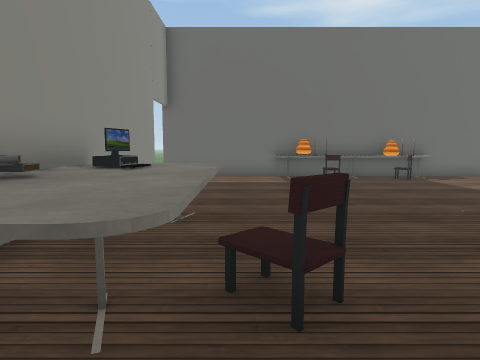
view 1 (above)

16 first-person views from a walk through a scene from a Unity 3-D project. The camera is 1.2 m above the floor, tilts 6° down and sees 75° across. The floor is counted in squares, 1 m on a side. Each view is taken from the middle of a square. On the plan, view 1 faces up. The plan holds only what a view shows up to about 13 squares ahead; the rest is blank. The place goes on beyond the plan. Some surface patterns are stand-ins.

view 2
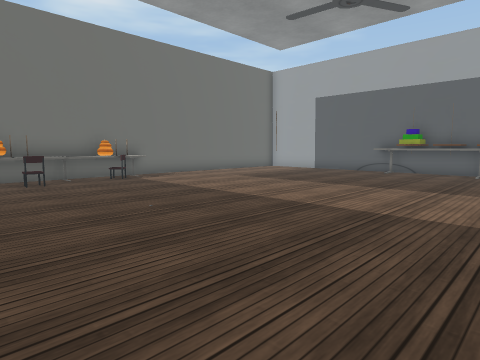

view 3
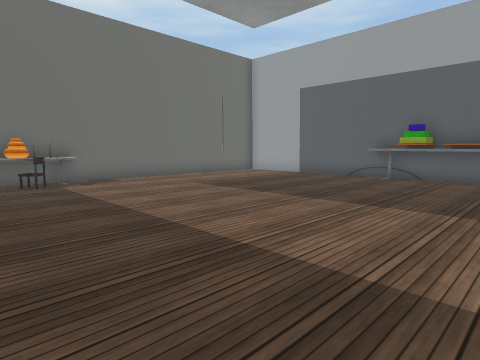

view 4
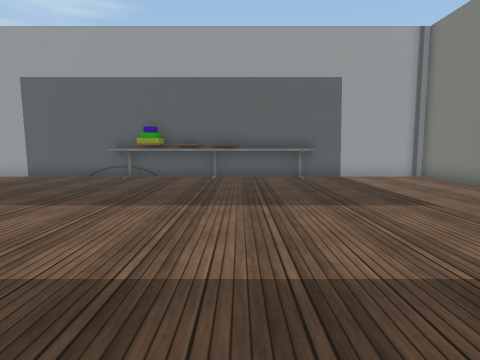

view 5
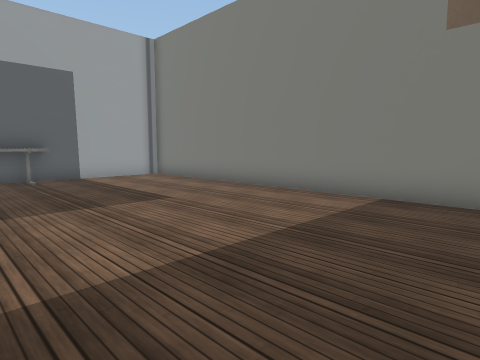

view 6
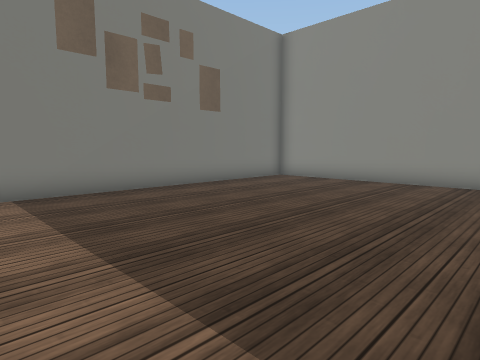

view 7
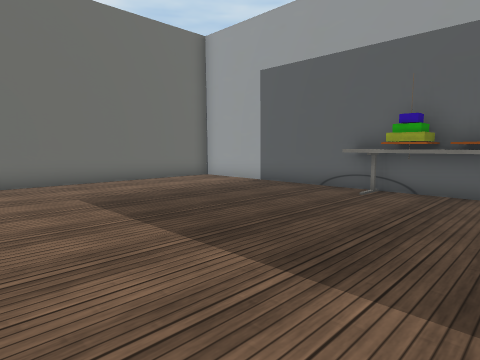

view 8
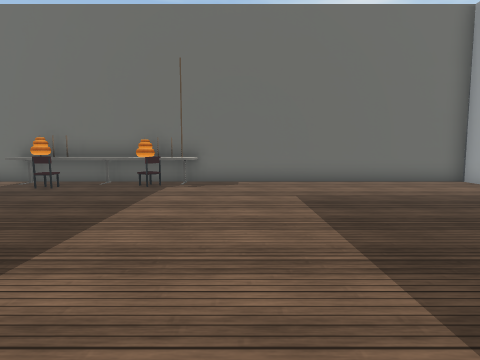

view 9
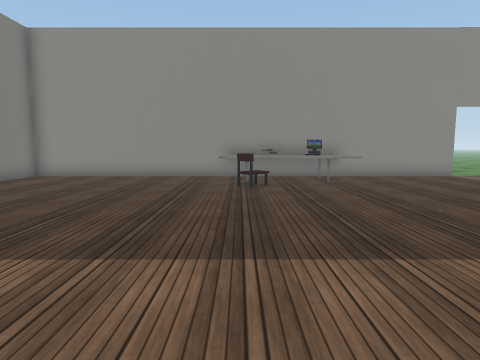

view 10
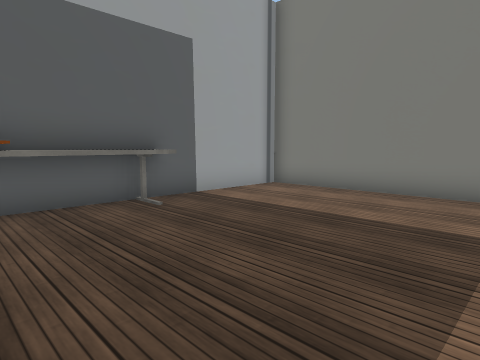

view 11
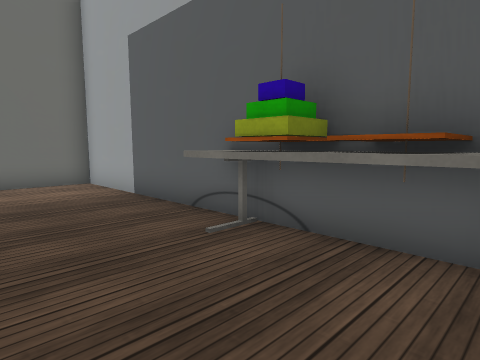

view 12
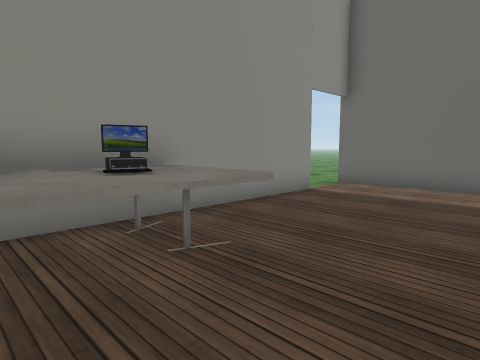

view 13
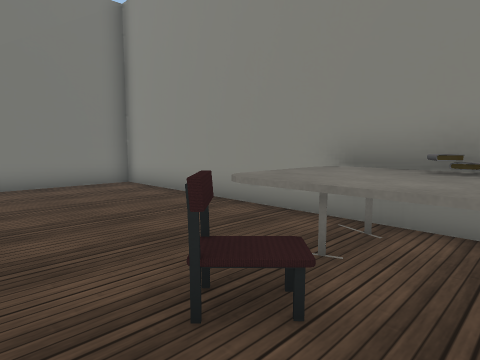

view 14
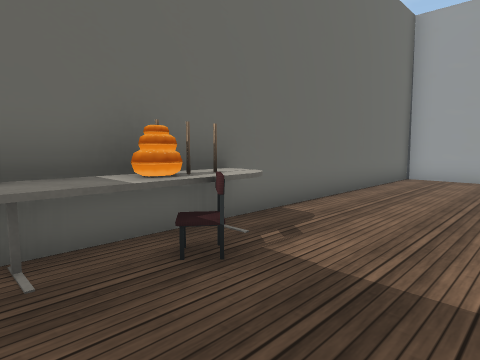

view 15
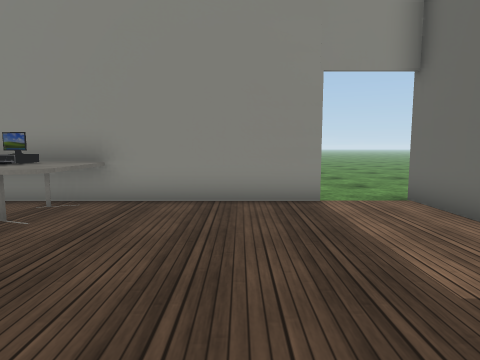

view 16
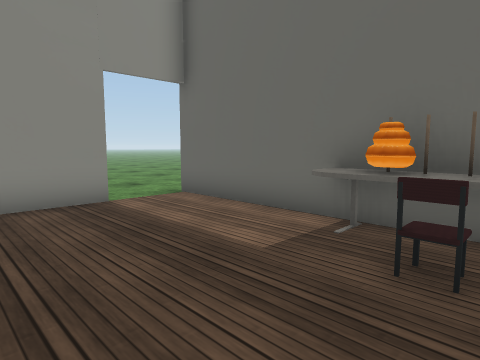

### Floor plan
Key: @ floor where view 1 was taken; # wall or solid block; . floor; O other object.
Columns run from 9 left of view 1 to 17 right of it. Each row starts with its distance up from view 1.
 15 ....
 14 ......
 13 ......OOOOOOOOOOOOOOOOOOOOO
 12  ..........OOOOOO.........O
 11     ..O.....O.............O
 10       O...................O
  9       O...................O
  8       O...................O
  7       O...................O
  6       OOOO...............OO
  5       OOOO...............O#
  4       OOOO...............O#
  3       OOOO...............O#
  2       OOOOO..............O#
  1       OOO................OO
  0       O..@...............OO
 -1       O..................OO
 -2       O..................OO
 -3       O...................O
 -4       O...................O
 -5       O...................O
 -6       O..................OO
 -7       OOOOOOOOOOOOOOOOOOOO

Positions as (right, up) in squares from view 1, and headings:
1: (0, 0), facing up
2: (1, 0), facing up-right
3: (4, 1), facing up-right
4: (4, 1), facing right
5: (4, 1), facing down-right
6: (8, 2), facing down-left
7: (8, 2), facing up-right
8: (9, 2), facing up
9: (10, 2), facing left
10: (10, 2), facing down-right
11: (13, 2), facing up-right
12: (2, 3), facing up-left
13: (2, 4), facing down-left
14: (4, 9), facing up-right
15: (4, 9), facing left
16: (4, 8), facing up-left
